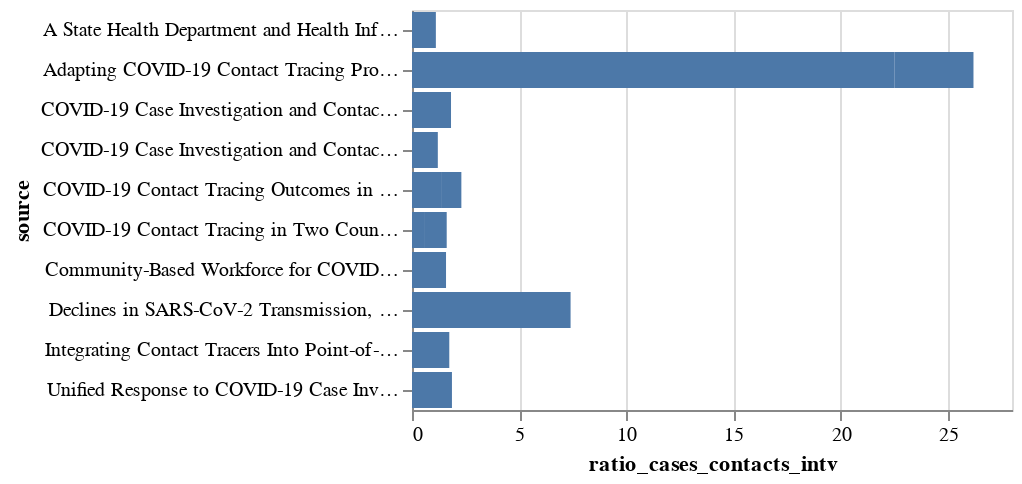

Notebook code cell kept with this figure:
### Code cell
alt.Chart(df).mark_bar().encode(
    alt.X("ratio_cases_contacts_intv:Q"),
    alt.Y("source:N")
)
